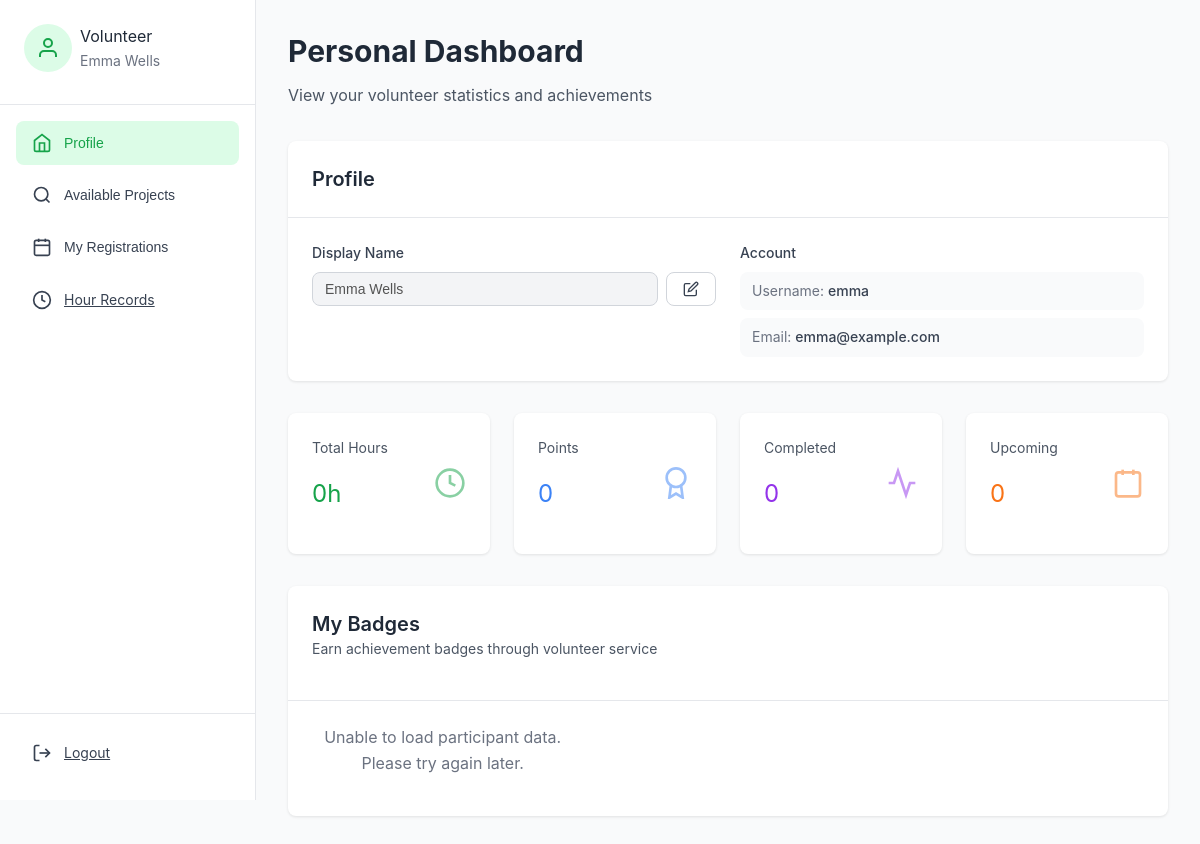
/participant/dashboard (signed in), run on an earlier commit of the app's database.
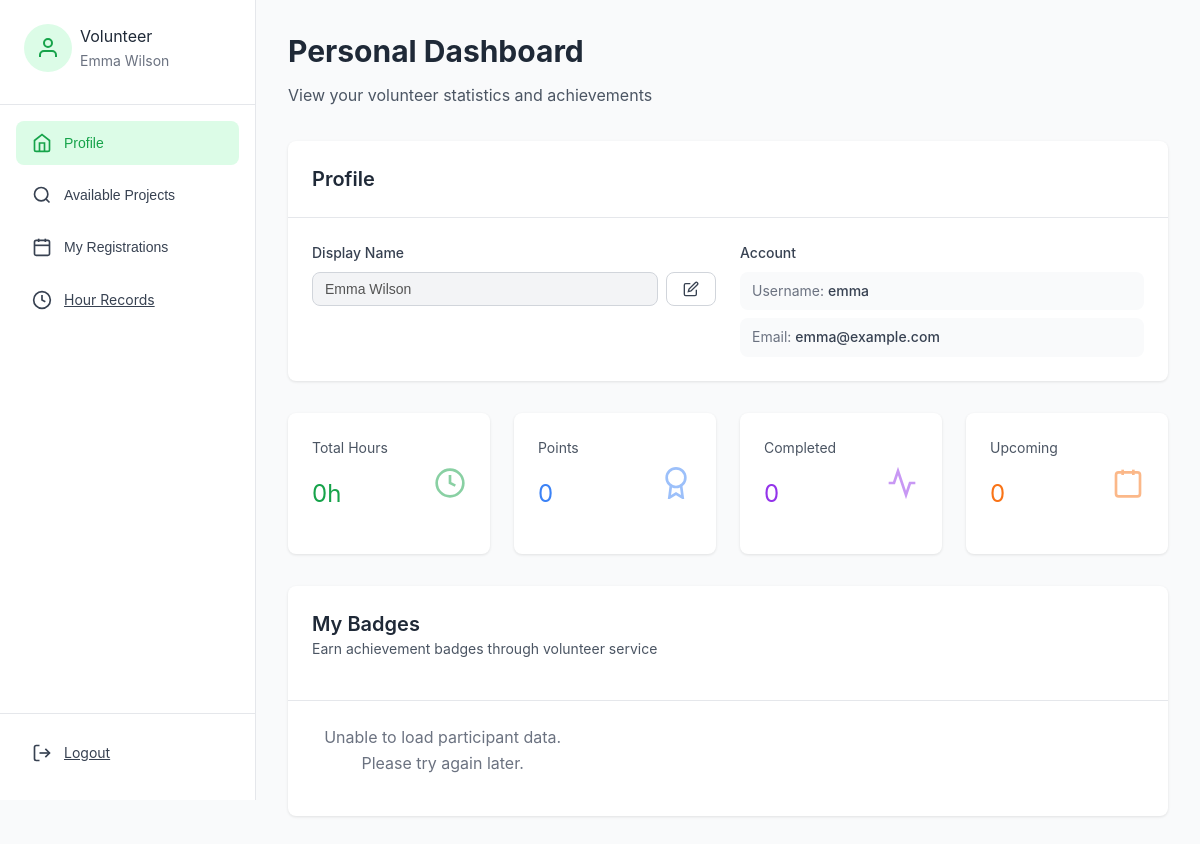
And on a later commit of the database.
### models.py (models this page shows, shortened)
class User(UserMixin, db.Model):
    id = db.Column(db.Integer, primary_key=True)
    username = db.Column(db.String(80), unique=True, nullable=False)
    email = db.Column(db.String(120), unique=True, nullable=False)
    password_hash = db.Column(db.String(200), nullable=False)
    user_type = db.Column(db.String(20), nullable=False)  # participant, organization, admin
    display_name = db.Column(db.String(120))
    description = db.Column(db.Text)
    is_active = db.Column(db.Boolean, default=True, nullable=False)
    created_at = db.Column(db.DateTime, default=datetime.utcnow)
    projects = relationship('Project', backref='organization', lazy=True)
    registrations = relationship('Registration', backref='user', lazy=True)
    volunteer_records = relationship('VolunteerRecord', backref='user', lazy=True)
    badge_awards = relationship('UserBadge', backref='user', lazy=True)

### api/views.py (the view)
@bp.route('/participant/dashboard')
@login_required
def participant_dashboard():
    if current_user.user_type != 'participant':
        return redirect(url_for('auth.login'))
    return render_template('participant_dashboard.html', user=current_user)

### app.py (called while the page is built)
@login_manager.user_loader
def load_user(user_id):
    return User.query.get(int(user_id))

### templates/participant_dashboard.html (shortened to what the changed rows need)
<!DOCTYPE html>
<html lang="en">
<head>
    <link rel="stylesheet" href="{{ url_for('static', filename='css/style.css') }}">
</head>
<body style="background-color: var(--gray-50);">
    <aside class="sidebar">
        <div class="sidebar-header">
            <div class="flex items-center gap-2 mb-2">
                <div>
                    <div>Volunteer</div>
                    <div class="text-sm text-gray-500" id="sidebar-username">{{ user.display_name or user.username }}</div>
                </div>
            </div>
        </div>
    </aside>
    <main class="main-content">
        <div class="tab-content active" id="overview-tab">
            <div class="mb-8">
                <h2>Personal Dashboard</h2>
            </div>
            <div class="card mb-8">
                <div class="card-content">
                    <div class="grid grid-cols-2" style="gap: 1.5rem;">
                        <div>
                            <div class="flex items-center gap-2" id="display-name-container">
                                <input
                                    type="text"
                                    id="display-name-input"
                                    value="{{ user.display_name or '' }}"
                                    placeholder="{{ user.username }}"
                                    disabled
                                    style="flex: 1; padding: 0.5rem 0.75rem; border: 1px solid var(--gray-300); border-radius: var(--border-radius); font-size: 0.875rem; background-color: var(--gray-100); transition: all 0.2s;"
                                    maxlength="120"
                                />
                                <button id="edit-display-name-btn" class="btn btn-outline" style="padding: 0.5rem 1rem; font-size: 0.875rem;">
                                    <svg xmlns="http://www.w3.org/2000/svg" width="16" height="16" viewBox="0 0 24 24" fill="none" stroke="currentColor" stroke-width="2">
                                        <path d="M11 4H4a2 2 0 0 0-2 2v14a2 2 0 0 0 2 2h14a2 2 0 0 0 2-2v-7"/>
                                        <path d="M18.5 2.5a2.121 2.121 0 0 1 3 3L12 15l-4 1 1-4 9.5-9.5z"/>
                                    </svg>
                                </button>
                            </div>
                        </div>
                        <div>
                            <div style="display: flex; flex-direction: column; gap: 0.5rem;">
                                <div style="padding: 0.5rem 0.75rem; background-color: var(--gray-50); border-radius: var(--border-radius); font-size: 0.875rem;">
                                    <span style="color: var(--gray-500);">Username:</span> <span style="color: var(--gray-700); font-weight: 500;">{{ user.username }}</span>
                                </div>
                                <div style="padding: 0.5rem 0.75rem; background-color: var(--gray-50); border-radius: var(--border-radius); font-size: 0.875rem;">
                                    <span style="color: var(--gray-500);">Email:</span> <span style="color: var(--gray-700); font-weight: 500;">{{ user.email }}</span>
                                </div>
                            </div>
                        </div>
                    </div>
                </div>
            </div>
        </div>
    </main>
</body>
</html>

What changed in the data, as far as the page shows it:
changed User "emma": display_name "Emma Wells" → "Emma Wilson"; display_name+username "Emma Wells" → "Emma Wilson"
